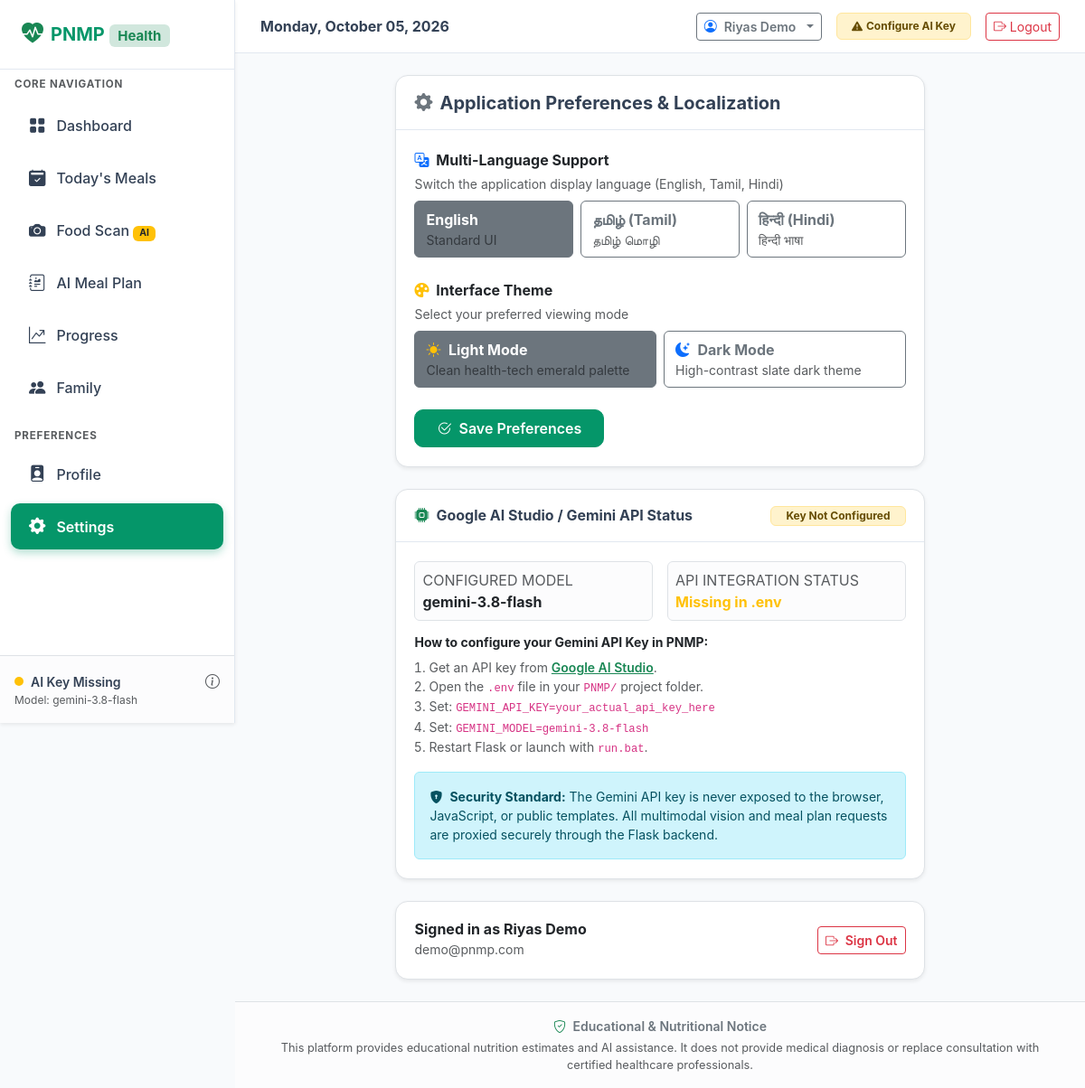
The page /settings on the database its author committed.
### tables this page shows
CREATE TABLE family_members (
        id INTEGER PRIMARY KEY AUTOINCREMENT,
        user_id INTEGER NOT NULL REFERENCES users(id) ON DELETE CASCADE,
        name TEXT NOT NULL,
        relationship TEXT DEFAULT 'Self',
        is_primary INTEGER DEFAULT 0,
        created_at TIMESTAMP DEFAULT CURRENT_TIMESTAMP
    );

CREATE TABLE users (
        id INTEGER PRIMARY KEY AUTOINCREMENT,
        name TEXT NOT NULL,
        email TEXT UNIQUE NOT NULL COLLATE NOCASE,
        password_hash TEXT NOT NULL,
        language TEXT DEFAULT 'en',
        theme TEXT DEFAULT 'light',
        created_at TIMESTAMP DEFAULT CURRENT_TIMESTAMP
    );

### app.py (the view, shortened to what this page needs)
@app.route("/settings", methods=["GET", "POST"])
@login_required
def settings():
    user_id = session["user_id"]
    conn = get_db()
    cursor = conn.cursor()
    ai_status = get_gemini_config()
    conn.close()
    return render_template("settings.html", ai_status=ai_status)

### database.py (called while the page is built)
def get_db():
    conn = sqlite3.connect(Config.DATABASE_PATH)
    conn.row_factory = sqlite3.Row
    conn.execute("PRAGMA foreign_keys = ON")
    return conn

### utils/gemini.py (called while the page is built)
def get_gemini_config() -> dict:
    api_key = os.getenv("GEMINI_API_KEY", "").strip() or Config.GEMINI_API_KEY
    model = os.getenv("GEMINI_MODEL", "").strip() or Config.GEMINI_MODEL or "gemini-3.8-flash"
    is_configured = bool(
        api_key
        and api_key != "YOUR_GEMINI_API_KEY_HERE"
        and api_key != "PASTE_YOUR_GEMINI_API_KEY_HERE"
        and not api_key.startswith("YOUR_")
    )
    if not is_configured:
        logger.warning("WARNING: GEMINI_API_KEY is not configured.")
    return {
        "is_configured": is_configured,
        "api_key": api_key,
        "model": model
    }

### utils/translations.py (called while the page is built)
def get_text(lang: str, key: str) -> str:
    lang = lang if lang in TRANSLATIONS else "en"
    return TRANSLATIONS[lang].get(key, TRANSLATIONS["en"].get(key, key))

### templates/settings.html (shortened to what this page needs)
{% extends "base.html" %}
{% block content %}
<div class="row g-4 justify-content-center">
  <div class="col-lg-8">
    <div class="pnmp-card shadow-sm border mb-4">
      <div class="pnmp-card-header">
        <h5 class="mb-0 fw-bold d-flex align-items-center gap-2">
          <i class="bi bi-gear-fill text-secondary"></i> Application Preferences & Localization
        </h5>
      </div>
      <div class="pnmp-card-body">
        <form method="POST" action="{{ url_for('settings') }}">
          <div class="mb-4">
            <label class="form-label fw-bold text-dark mb-1">
              <i class="bi bi-translate text-primary me-1"></i> Multi-Language Support
            </label>
            <p class="text-muted small mb-2">Switch the application display language (English, Tamil, Hindi)</p>
            <div class="row g-2">
              <div class="col-md-4">
                <label class="btn btn-outline-secondary w-100 py-2 text-start" for="lang_en">
                  <strong>English</strong>
                  <div class="text-muted small">Standard UI</div>
                </label>
              </div>
              <div class="col-md-4">
                <label class="btn btn-outline-secondary w-100 py-2 text-start" for="lang_ta">
                  <strong>தமிழ் (Tamil)</strong>
                  <div class="text-muted small">தமிழ் மொழி</div>
                </label>
              </div>
              <div class="col-md-4">
                <label class="btn btn-outline-secondary w-100 py-2 text-start" for="lang_hi">
                  <strong>हिन्दी (Hindi)</strong>
                  <div class="text-muted small">हिन्दी भाषा</div>
                </label>
              </div>
            </div>
          </div>
          <div class="mb-4">
            <label class="form-label fw-bold text-dark mb-1">
              <i class="bi bi-palette-fill text-warning me-1"></i> Interface Theme
            </label>
            <p class="text-muted small mb-2">Select your preferred viewing mode</p>
            <div class="row g-2">
              <div class="col-md-6">
                <label class="btn btn-outline-secondary w-100 py-2 text-start" for="theme_light">
                  <i class="bi bi-sun-fill text-warning me-1"></i> <strong>Light Mode</strong>
                  <div class="text-muted small">Clean health-tech emerald palette</div>
                </label>
              </div>
              <div class="col-md-6">
                <label class="btn btn-outline-secondary w-100 py-2 text-start" for="theme_dark">
                  <i class="bi bi-moon-stars-fill text-primary me-1"></i> <strong>Dark Mode</strong>
                  <div class="text-muted small">High-contrast slate dark theme</div>
                </label>
              </div>
            </div>
          </div>
          <button type="submit" class="btn btn-primary fw-semibold px-4 py-2">
            <i class="bi bi-check2-circle me-1"></i> Save Preferences
          </button>
        </form>
      </div>
    </div>
    <div class="pnmp-card shadow-sm border mb-4">
      <div class="pnmp-card-header d-flex justify-content-between align-items-center">
        <h6 class="mb-0 fw-bold d-flex align-items-center gap-2">
          <i class="bi bi-cpu-fill text-success"></i> Google AI Studio / Gemini API Status
        </h6>
        {% if ai_status.is_configured %}
          <span class="badge bg-success-subtle text-success border border-success-subtle py-1 px-3">Configured & Ready</span>
        {% else %}
          <span class="badge bg-warning-subtle text-warning-emphasis border border-warning-subtle py-1 px-3">Key Not Configured</span>
        {% endif %}
      </div>
      <div class="pnmp-card-body">
        <div class="row g-3 mb-3">
          <div class="col-sm-6">
            <div class="border rounded p-2 bg-light-subtle">
              <div class="text-muted fs-8 text-uppercase">Configured Model</div>
              <div class="fw-bold text-dark">{{ ai_status.model }}</div>
            </div>
          </div>
          <div class="col-sm-6">
            <div class="border rounded p-2 bg-light-subtle">
              <div class="text-muted fs-8 text-uppercase">API Integration Status</div>
              <div class="fw-bold {% if ai_status.is_configured %}text-success{% else %}text-warning{% endif %}">
                {% if ai_status.is_configured %}Active (Protected Server-Side){% else %}Missing in .env{% endif %}
              </div>
            </div>
          </div>
        </div>
        <h6 class="fw-bold text-dark small mb-2">How to configure your Gemini API Key in PNMP:</h6>
        <ol class="small text-muted ps-3 mb-3">
          <li>Get an API key from <a href="https://aistudio.google.com/" target="_blank" class="fw-semibold text-success">Google AI Studio</a>.</li>
          <li>Open the <code>.env</code> file in your <code>PNMP/</code> project folder.</li>
          <li>Set: <code>GEMINI_API_KEY=your_actual_api_key_here</code></li>
          <li>Set: <code>GEMINI_MODEL=gemini-3.8-flash</code></li>
          <li>Restart Flask or launch with <code>run.bat</code>.</li>
        </ol>
        <div class="alert alert-info border-info-subtle small mb-0">
          <i class="bi bi-shield-lock-fill me-1"></i> <strong>Security Standard:</strong> The Gemini API key is never exposed to the browser, JavaScript, or public templates. All multimodal vision and meal plan requests are proxied securely through the Flask backend.
        </div>
      </div>
    </div>
    <div class="pnmp-card shadow-sm border">
      <div class="pnmp-card-body d-flex justify-content-between align-items-center">
        <div>
          <h6 class="fw-bold mb-0 text-dark">Signed in as {{ session.get('user_name') }}</h6>
          <span class="text-muted small">{{ session.get('user_email') }}</span>
        </div>
        <a href="{{ url_for('logout') }}" class="btn btn-outline-danger btn-sm fw-semibold">
          <i class="bi bi-box-arrow-right me-1"></i> Sign Out
        </a>
      </div>
    </div>
  </div>
</div>
{% endblock %}

### templates/base.html (shortened to what this page needs)
<!DOCTYPE html>
<html lang="{{ current_lang or 'en' }}" data-theme="{{ current_theme or 'light' }}">
<head>
  <link rel="stylesheet" href="https://cdn.jsdelivr.net/npm/bootstrap@5.3.3/dist/css/bootstrap.min.css">
  <link rel="stylesheet" href="https://cdn.jsdelivr.net/npm/bootstrap-icons@1.11.3/font/bootstrap-icons.min.css">
  <link rel="stylesheet" href="{{ url_for('static', filename='css/style.css') }}">
</head>
<body>
{% if session.get('user_id') %}
  <aside class="pnmp-sidebar shadow-sm">
    <a href="{{ url_for('dashboard') }}" class="pnmp-brand">
      <i class="bi bi-heart-pulse-fill text-success fs-4"></i>
      <span>PNMP <span class="badge bg-success-subtle text-success fs-7">Health</span></span>
    </a>
    <div class="px-3 py-2 text-uppercase text-muted fw-bold" style="font-size: 0.725rem; letter-spacing: 0.05rem;">
      Core Navigation
    </div>
    <nav class="nav flex-column mb-auto">
      <a href="{{ url_for('dashboard') }}" class="pnmp-nav-link {% if request.endpoint == 'dashboard' %}active{% endif %}">
        <i class="bi bi-grid-fill"></i>
        <span>{{ t('nav_dashboard') }}</span>
      </a>
      <a href="{{ url_for('today') }}" class="pnmp-nav-link {% if request.endpoint == 'today' %}active{% endif %}">
        <i class="bi bi-calendar2-check-fill"></i>
        <span>{{ t('nav_today') }}</span>
      </a>
      <a href="{{ url_for('food_scan') }}" class="pnmp-nav-link {% if request.endpoint == 'food_scan' %}active{% endif %}">
        <i class="bi bi-camera-fill"></i>
        <span>{{ t('nav_food_scan') }} <span class="badge bg-warning text-dark ms-auto" style="font-size: 0.65rem;">AI</span></span>
      </a>
      <a href="{{ url_for('meal_plan') }}" class="pnmp-nav-link {% if request.endpoint == 'meal_plan' %}active{% endif %}">
        <i class="bi bi-journal-richtext"></i>
        <span>{{ t('nav_meal_plan') }}</span>
      </a>
      <a href="{{ url_for('progress') }}" class="pnmp-nav-link {% if request.endpoint == 'progress' %}active{% endif %}">
        <i class="bi bi-graph-up-arrow"></i>
        <span>{{ t('nav_progress') }}</span>
      </a>
      <a href="{{ url_for('family') }}" class="pnmp-nav-link {% if request.endpoint == 'family' %}active{% endif %}">
        <i class="bi bi-people-fill"></i>
        <span>{{ t('nav_family') }}</span>
      </a>
      <div class="px-3 pt-3 pb-1 text-uppercase text-muted fw-bold" style="font-size: 0.725rem; letter-spacing: 0.05rem;">
        Preferences
      </div>
      <a href="{{ url_for('profile') }}" class="pnmp-nav-link {% if request.endpoint == 'profile' %}active{% endif %}">
        <i class="bi bi-person-badge-fill"></i>
        <span>{{ t('nav_profile') }}</span>
      </a>
      <a href="{{ url_for('settings') }}" class="pnmp-nav-link {% if request.endpoint == 'settings' %}active{% endif %}">
        <i class="bi bi-gear-fill"></i>
        <span>{{ t('nav_settings') }}</span>
      </a>
    </nav>
    <div class="p-3 border-top bg-light-subtle">
      <div class="d-flex align-items-center justify-content-between">
        <div class="d-flex align-items-center gap-2">
          <span class="p-1 rounded-circle {% if ai_ready %}bg-success{% else %}bg-warning{% endif %} d-inline-block" style="width: 10px; height: 10px;"></span>
          <span class="small fw-semibold">{% if ai_ready %}Gemini Ready{% else %}AI Key Missing{% endif %}</span>
        </div>
        <a href="{{ url_for('settings') }}" class="text-muted" title="AI Settings"><i class="bi bi-info-circle"></i></a>
      </div>
      <div class="text-muted" style="font-size: 0.75rem;">Model: {{ gemini_model }}</div>
    </div>
  </aside>
  <div class="pnmp-main-content">
    <header class="pnmp-topbar d-flex align-items-center justify-content-between">
      <div class="d-flex align-items-center gap-3">
        <div class="d-none d-sm-block">
          <h6 class="mb-0 fw-bold">{{ today_date }}</h6>
        </div>
      </div>
      <div class="d-flex align-items-center gap-2 gap-sm-3">
        {% if family_members %}
        <div class="dropdown">
          <button class="btn btn-sm btn-outline-secondary dropdown-toggle d-flex align-items-center gap-2" type="button" data-bs-toggle="dropdown">
            <i class="bi bi-person-circle text-primary"></i>
            <span class="fw-semibold">{{ current_member.name if current_member else 'Member' }}</span>
          </button>
        </div>
        {% endif %}
        {% if ai_ready %}
          <span class="badge bg-success-subtle text-success border border-success-subtle d-none d-md-inline-flex align-items-center gap-1 py-2 px-3">
            <i class="bi bi-cpu-fill"></i> Gemini Active
          </span>
        {% else %}
          <a href="{{ url_for('settings') }}" class="badge bg-warning-subtle text-warning-emphasis border border-warning-subtle d-none d-md-inline-flex align-items-center gap-1 py-2 px-3 text-decoration-none">
            <i class="bi bi-exclamation-triangle-fill"></i> Configure AI Key
          </a>
        {% endif %}
        <a href="{{ url_for('logout') }}" class="btn btn-sm btn-outline-danger" title="{{ t('nav_logout') }}">
          <i class="bi bi-box-arrow-right"></i> <span class="d-none d-md-inline">{{ t('nav_logout') }}</span>
        </a>
      </div>
    </header>
    <main class="container-fluid p-3 p-md-4">
      {% block content %}{% endblock %}
    </main>
    <footer class="mt-auto py-3 px-4 border-top text-center text-muted small bg-light-subtle">
      <div class="container-fluid">
        <p class="mb-1 fw-semibold text-secondary">
          <i class="bi bi-shield-check text-success me-1"></i> {{ t('disclaimer_title') }}
        </p>
        <p class="mb-0 text-muted" style="font-size: 0.8rem;">
          {{ t('disclaimer_text') }}
        </p>
      </div>
    </footer>
  </div>
{% endif %}
</body>
</html>

### static/css/style.css (style rules this page uses)
:root { --pnmp-primary: #059669; --pnmp-primary-hover: #047857; --pnmp-primary-light: #ecfdf5; --pnmp-secondary: #0284c7; --pnmp-accent: #f59e0b; --pnmp-danger: #ef4444; --pnmp-dark: #0f172a; --pnmp-slate: #334155; --pnmp-muted: #64748b; --pnmp-border: #e2e8f0; --pnmp-bg: #f8fafc; --pnmp-card-bg: #ffffff; --pnmp-radius: 14px; --pnmp-shadow-sm: 0 1px 3px rgba(0,0,0,0.06), 0 1px 2px rgba(0,0,0,0.04); --pnmp-shadow: 0 4px 6px -1px rgba(0,0,0,0.07), 0 2px 4px -2px rgba(0,0,0,0.05); --pnmp-shadow-lg: 0 10px 15px -3px rgba(0,0,0,0.08), 0 4px 6px -4px rgba(0,0,0,0.04); }
body { font-family: -apple-system, BlinkMacSystemFont, "Segoe UI", Roboto, "Helvetica Neue", Arial, sans-serif; background-color: var(--pnmp-bg); color: var(--pnmp-slate); min-height: 100vh; margin: 0; padding: 0; transition: background-color 0.2s ease, color 0.2s ease; }
.pnmp-sidebar { width: 260px; background: var(--pnmp-card-bg); border-right: 1px solid var(--pnmp-border); min-height: 100vh; position: fixed; top: 0; left: 0; z-index: 1020; display: flex; flex-direction: column; }
.pnmp-main-content { margin-left: 260px; min-height: 100vh; display: flex; flex-direction: column; }
.pnmp-brand { font-size: 1.25rem; font-weight: 700; color: var(--pnmp-primary); display: flex; align-items: center; gap: 0.5rem; padding: 1.25rem 1.5rem; border-bottom: 1px solid var(--pnmp-border); text-decoration: none; }
.pnmp-nav-link { display: flex; align-items: center; gap: 0.75rem; padding: 0.75rem 1.25rem; color: var(--pnmp-slate); font-weight: 500; border-radius: 10px; margin: 0.2rem 0.75rem; text-decoration: none; transition: all 0.15s ease-in-out; }
.pnmp-nav-link i { font-size: 1.15rem; }
.pnmp-nav-link.active { background-color: var(--pnmp-primary); color: #ffffff !important; font-weight: 600; box-shadow: 0 4px 10px rgba(5, 150, 105, 0.3); }
.pnmp-topbar { background: var(--pnmp-card-bg); border-bottom: 1px solid var(--pnmp-border); padding: 0.85rem 1.75rem; position: sticky; top: 0; z-index: 1000; }
.pnmp-card { background: var(--pnmp-card-bg); border: 1px solid var(--pnmp-border); border-radius: var(--pnmp-radius); box-shadow: var(--pnmp-shadow-sm); transition: transform 0.15s ease, box-shadow 0.15s ease; overflow: hidden; }
.pnmp-card-header { padding: 1.1rem 1.3rem; border-bottom: 1px solid var(--pnmp-border); background: transparent; display: flex; align-items: center; justify-content: space-between; }
.pnmp-card-body { padding: 1.3rem; }
.btn-primary { background-color: var(--pnmp-primary); border-color: var(--pnmp-primary); font-weight: 600; border-radius: 10px; padding: 0.6rem 1.2rem; }

### rows shown on the page
family_members: name "Riyas Demo"
users: get "Riyas Demo", get "demo@pnmp.com"

### other values the page prints
{{ t('nav_dashboard') }} "Dashboard"
{{ t('nav_today') }} "Today's Meals"
{{ t('nav_food_scan') }} "Food Scan"
{{ t('nav_meal_plan') }} "AI Meal Plan"
{{ t('nav_progress') }} "Progress"
{{ t('nav_family') }} "Family"
{{ t('nav_profile') }} "Profile"
{{ t('nav_settings') }} "Settings"
{{ gemini_model }} "gemini-3.8-flash"
{{ t('nav_logout') }} "Logout"
{{ ai_status.model }} "gemini-3.8-flash"
{{ t('disclaimer_title') }} "Educational & Nutritional Notice"
{{ t('disclaimer_text') }} "This platform provides educational nutrition estimates and AI assistance. It does not provide medical diagnosis or replace consultation with certified healthcare professionals."
